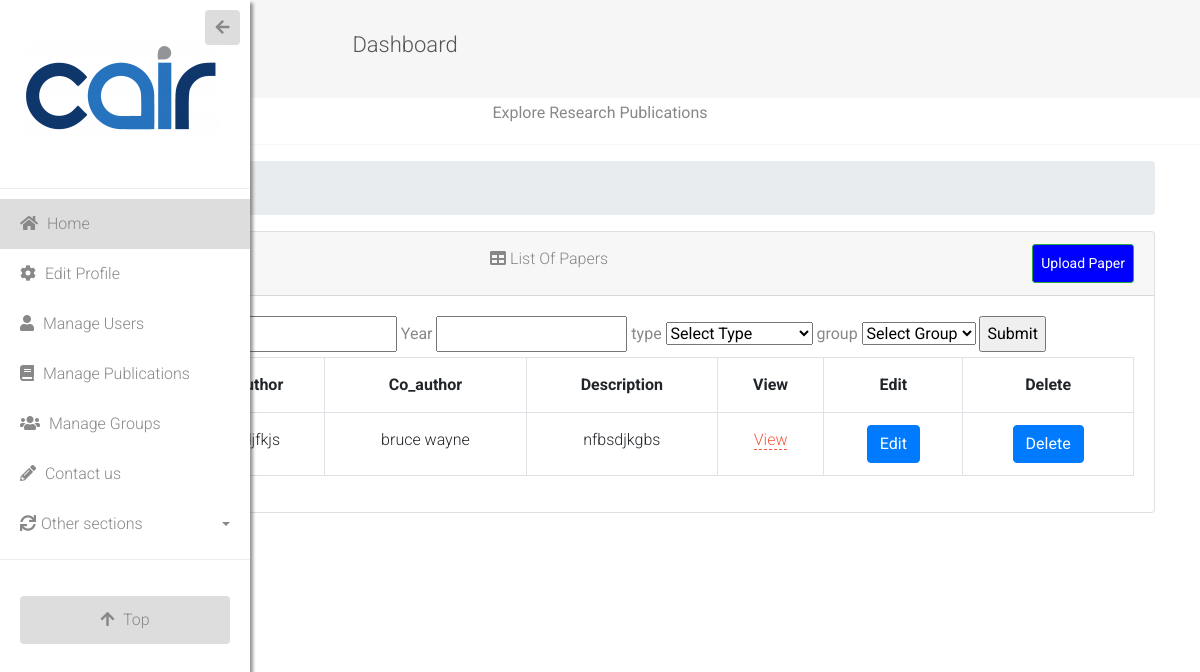
The app's page /managepublications/ (signed in) with its own data.
### researchapp/models.py (models this page shows, shortened)
class Paper(models.Model):
    title = models.CharField(max_length=100)
    author = models.CharField(max_length=50)
    co_author = models.CharField(max_length=50)
    description =  models.TextField()
    category  = models.ForeignKey(PaperType, on_delete=models.CASCADE, default=None,blank=True , null=TRUE)
    group = models.ForeignKey(Group, on_delete=models.CASCADE, default=None,blank=True , null=TRUE)
    publication = models.FileField(upload_to='pdf/publications')
    peerReview = models.FileField(upload_to='pdf/peerReview', blank=True , null=TRUE)
    created = models.DateField(auto_now_add=True)
    published_by=models.ForeignKey(User, on_delete=models.CASCADE, default=None,blank=True , null=TRUE)

### researchapp/views.py (the view)
# urls.py: path('managepublications/', views.managePublications, name ='managepublications'),
def managePublications(request):
    searches = ''
    dates= ''
    types = ''
    group = ''
    if 'search' in request.GET:
        searches = request.GET['search']
    if 'date' in request.GET:
        dates = request.GET['date']
    if 'type' in request.GET:
        types = request.GET['type']
    if 'group' in request.GET:
        group = request.GET['group']
        print(request.GET['group']+"sjhbgdvhfb")
    if getRole(request)=="CAIRAdmin":
        displayPapers=filter_by_date_type_group(request, search_paper(request))
        groups = Group.objects.all()
    elif  getRole(request)=="UniAdmin":
        displayPapers=filter_by_date_type_group(request, search_paper(request)).filter(group__university__name__iexact=request.user.university)
        groups = Group.objects.all().filter(university__name__iexact=request.user.university)
    elif getRole(request)=="GroupAdmin":
        displayPapers=filter_by_date_type_group(request, search_paper(request)).filter(group__name__iexact=request.user.university)
        groups = Group.objects.all().filter(name__iexact=request.user.group)
    else :
        entry_query = get_query(str(request.user.first_name)+' '+str(request.user.last_name), ['author', 'co_author'])
        displayPapers=filter_by_date_type_group(request, search_paper(request)).filter(entry_query)
        groups = Group.objects.all().filter(name__iexact=request.user.group)
    context = {
        'papers': displayPapers,
        'groups': groups,
        'Role' : getRole(request),
        'type': PaperType.objects.all(),
        'selected_search': searches,
        'selected_date': dates,
        'selected_type': types,
        'selected_group': group
    }
    return render(request, 'manageownpapers.html', context )

### researchapp/models.py (called while the page is built)
    def __str__(self):
        return self.RoleType

### researchapp/views.py (called while the page is built)
def getRole(request):
    if request.user.is_authenticated:
        if slugify(request.user.role)=="researcher":
            return 'Researcher'
        elif slugify(request.user.role)=="groupadmin":
            return 'GroupAdmin'
        elif slugify(request.user.role)=="uniadmin":
            return 'UniAdmin'
        elif slugify(request.user.role)=="cairadmin":
            return 'CAIRAdmin'
        elif slugify(request.user.role)=="student":
            return 'student'
    else:
        return 'general'

def filter_by_date_type_group(request, paper_list):
    if 'date' in request.GET:
        if request.GET['date'] !='':
            paper_list = paper_list.filter(created__icontains = request.GET['date'])
    if 'type' in request.GET:
        if request.GET['type'] !='':
            paper_list = paper_list.filter(category__name__icontains = request.GET['type'])
    if 'group' in request.GET:
        if request.GET['type'] !='':
            paper_list = paper_list.filter(group__name__icontains = request.GET['group'])
    return paper_list

def search_paper(request):
    query_string = ''
    found_entries = None
    if ('q' in request.GET) and request.GET['q'].strip():
        query_string = request.GET['q']
        entry_query = get_query(query_string, ['title', 'description','author'])
        paper_list= Paper.objects.filter(entry_query)
        return paper_list
    elif ('search' in request.GET) and request.GET['search'].strip():
        query_string = request.GET['search']
        entry_query = get_query(query_string, ['title', 'description','author'])
        paper_list= Paper.objects.filter(entry_query)
        return paper_list
    else:
        display_paper = Paper.objects.all()
        return display_paper

### researchapp/templates/manageownpapers.html (shortened to what this page needs)
{% extends 'dashboard.html' %}
{% load static %}
{% block body %}
     <h7 class="featurette-heading fw-normal lh-1" style="text-align:center;" >Explore Research Publications </h7>
     <hr class="featurette-divider">
        <div class="container-fluid">
        <div class="row">
          <div class="col-12 mb-3">
          <div class="col-12 mb-3">
                <div id="content-wrapper">
        <div class="container-fluid">
            <ol class="breadcrumb">
                <li class="breadcrumb-item">
                    <a href="">Staff Members</a>
                </li>
            </ol>
            <div class="card mb-3">
                <div class="card-header">
                    <i class="fas fa-table"></i>
                    <a  class="btn btn-sm btn-success" href="{% url 'upload' %}" style="padding: 8px; float: right; background-color: blue; color: white;">Upload Paper</a>
                    List Of Papers
                </div>
                <div class="card-body">
                     <form method="GET" action="{% url 'managepublications' %}">
            <label for="search"><b>search</b></label>
            <input type="text"  name = 'search' {% if selected_search == ''%} value = '' {%else%} value = '{{selected_search}}'{% endif%} />
            <label for="year"><b>Year</b></label>
            <input type="text"  name = 'date'  {% if selected_date == ''%} value = '' {%else%} value = '{{selected_date}}'{% endif%}/>
            <label for="type"><b>type</b></label>
            <select id="type" name="type">
            <option {% if selected_type == ''%} selected {% endif%} value = ''> Select Type</option>
        </select>
            <label for="group"><b>group</b></label>
            <select id="group" name="group">
                <option {% if selected_group == ''%} selected {% endif%} value = ''> Select Group</option>
        </select>
        <input type = 'submit' name = 'Search'/>
                     </form>
                     <div class="table-responsive">
                        <table class="table table-bordered" id="dataTable" width="100%" cellspacing="0">
            <tr>
                <th>Title</th>
                <th>Author</th>
                <th>Co_author</th>
                <th>Description</th>
                <th>View</th>
                <th>Edit</th>
                <th>Delete</th>
            </tr>
            {% for paper in papers%}
            <tr>
                <td>{{paper.title}}</td>
                <td>{{paper.author}}</td>
                <td>{{paper.co_author}}</td>
                <td>{{paper.description}}</td>
                <td><a href = '{{ paper.publication.url }}'> View </a></td>
                                    <td>
                <a href="{% url 'editPaper' paper.pk %}"><button type="button" class="btn btn-primary"> Edit</button></a>
                 </td>
                                     <td>
                <a href="{% url 'delpaper' paper.pk %}"><button type="button" class="btn btn-primary"> Delete</button></a>
                 </td>
            </tr>
            {% endfor%}
                        </table>
                    </div>
                </div>
            </div>
        </div>
    </div>
          </div>
        </div>
      </div>
    </div>
{% endblock %}

### researchapp/static/assets/css/style.css (style rules this page uses)
body { font-family: 'Roboto', sans-serif; font-size: 16px; font-weight: 300; color: #888; line-height: 30px; text-align: center; }
a { color: #f35b3f; border-bottom: 1px dashed #f35b3f; text-decoration: none; transition: all .3s; }

### records on screen
Paper: author "fdjfkjs", co_author "bruce wayne", description "nfbsdjkgbs"
